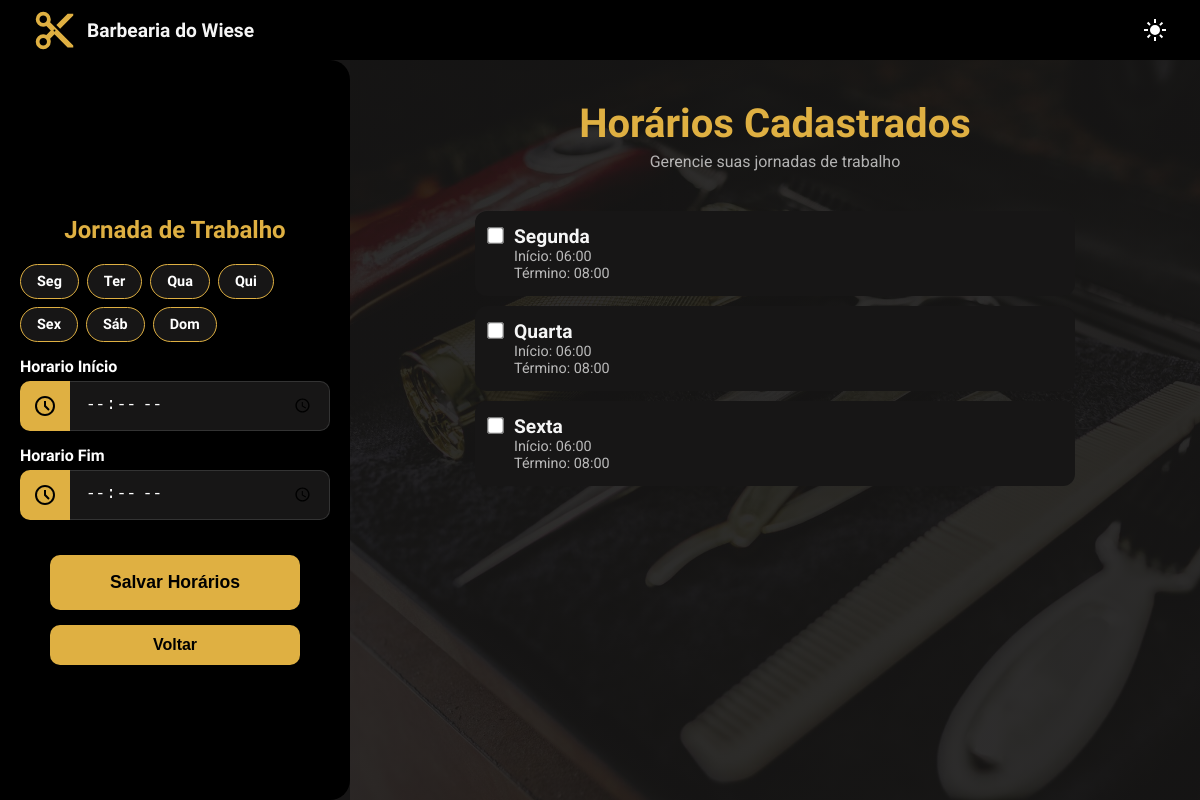
Page /barbeiro/agendamentos/minha-agenda/ (signed in) on the committed database.
### barbeiro/models.py (models this page shows, shortened)
class Horarios_de_trabalho(models.Model):
    id_horario_de_trabalho= models.AutoField(primary_key=True)
    fk_barbeiro= models.ForeignKey(Barbeiro,on_delete=models.CASCADE)
    dia_semana= models.IntegerField(choices=dias_da_semana)
    hora_inicio= models.TimeField()
    hora_fim= models.TimeField()
    class Meta():
        constraints= [models.UniqueConstraint(fields=colunas_da_tabela_hora_trab,name='unique_horario_barbeiro',), ]

### agendamentos/views_barber.py (the view)
@login_required
@ensure_csrf_cookie
def barbeiro_visualizar_agenda(request):
    if hasattr(request.user, 'clientao'):
        return redirect('/clientes/dashboard/')
    if not hasattr(request.user, 'barber'):
        return redirect('/account/login')
    if request.method == 'GET':
        list_horarios_trab = Horarios_de_trabalho.objects.filter(
            fk_barbeiro=request.user.barber
        ).order_by('dia_semana', 'hora_inicio')
        contexto = {
            'lista_horarios': list_horarios_trab,
        }
        return render(request, 'agendamentos/lista-horarios-trab.html', contexto)

### templates/agendamentos/lista-horarios-trab.html (shortened to what this page needs)
{% load static %}
<!DOCTYPE html>
<html lang="pt-br">
<head>
  <link rel="stylesheet" href="{% static 'agendamento/css/stylelista-horarios-trab.css' %}">
</head>
<body>
    <nav>
        <a href="{% url 'barbeiro_pagina_inicial_dashboard' %}" class="nav-logo">
            <img src="{% static 'global/images/content_cut_24dp_E3E3E3_FILL1_wght400_GRAD0_opsz24.svg' %}" alt="Logo" class="logo-icon">
            <h1 class="page-title">Barbearia do Wiese</h1>
        </a>
        <button id="theme-switch" aria-label="Alternar tema">
        </button>
    </nav>
    <div class="container">
        <div class="wrapper">
            <h2>Jornada de Trabalho</h2>
            <form id="form-servico" method="POST">
                <div>
                    <div id="dias_semana" class="dias-semana-chips">
                        <button type="button" data-value="0">Seg</button>
                        <button type="button" data-value="1">Ter</button>
                        <button type="button" data-value="2">Qua</button>
                        <button type="button" data-value="3">Qui</button>
                        <button type="button" data-value="4">Sex</button>
                        <button type="button" data-value="5">Sáb</button>
                        <button type="button" data-value="6">Dom</button>
                    </div>
                </div>
                <p class="horario-text">Horario Início</p>
                <div>
                    <label for="horario_inicio">
                    </label>
                    <input type="time" name="horario_inicio" id="horario_inicio" required step="1800">
                </div>
                <p class="horario-text">Horario Fim</p>
                <div>
                    <label for="horario_fim">
                    </label>
                    <input type="time" name="horario_fim" id="horario_fim" required step="1800">
                </div>
                <div class="botoes-acao">
                    <button type="submit" id="btn-salvar" class="confirm-button">Salvar Horários</button>
                </div>
            </form>
            <div class="back-text">
                 <a href="{% url 'barbeiro_pagina_inicial_dashboard' %}" class="btn-voltar-link">
                    <button type="button">Voltar</button>
                </a>
            </div>
        </div>
        <div class="content-right">
            <h2 class="section-title">Horários Cadastrados</h2>
            <p class="section-subtitle">Gerencie suas jornadas de trabalho</p>
            <div class="lista-servicos">
                {% if lista_horarios %}
                    {% for horario in lista_horarios %}
                    <label class="item-lista">
                        <input
                            type="checkbox"
                            class="checkbox-horario"
                            data-id="{{ horario.pk }}"
                            data-dia="{{ horario.dia_semana }}"
                        >
                        <div class="texto-servico">
                            <h3>{{ horario.get_dia_semana_display }}</h3>
                            <p class="descricao">Início: {{ horario.hora_inicio|time:"H:i" }}</p>
                            <p class="valor">Término: {{ horario.hora_fim|time:"H:i" }}</p>
                        </div>
                    </label>
                    {% endfor %}
                {% else %}
                    <p class="aviso-sem-servico">Nenhum horário de trabalho cadastrado.</p>
                {% endif %}
            </div>
        </div>
    </div>
</body>
</html>

### rows in the picture
Horarios_de_trabalho: dia_semana "Segunda", hora_inicio "06:00", hora_fim "08:00"
Horarios_de_trabalho: dia_semana "Quarta", hora_inicio "06:00", hora_fim "08:00"
Horarios_de_trabalho: dia_semana "Sexta", hora_inicio "06:00", hora_fim "08:00"
